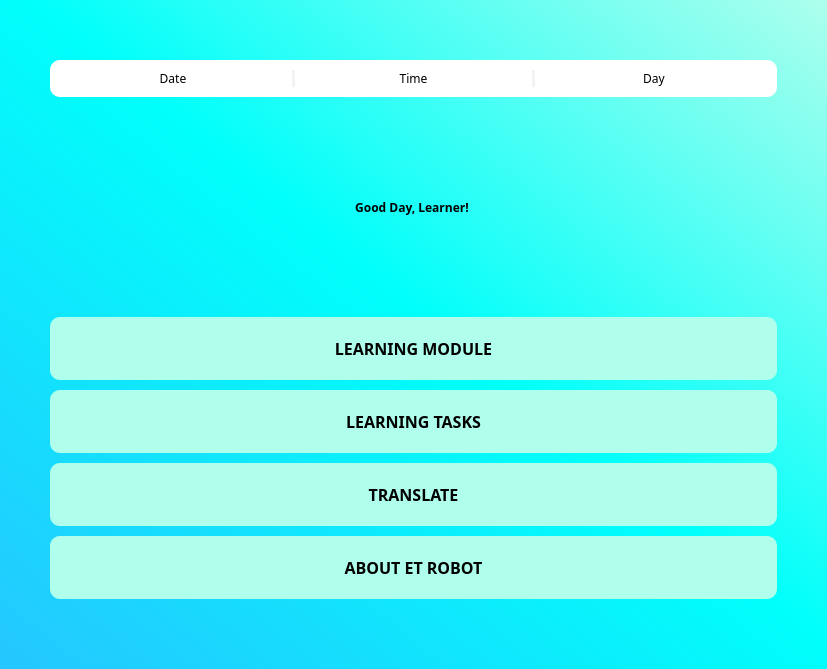
<?xml version="1.0" encoding="UTF-8"?>
<ui version="4.0">
 <class>Form</class>
 <widget class="QWidget" name="Form">
  <property name="geometry">
   <rect>
    <x>0</x>
    <y>0</y>
    <width>827</width>
    <height>669</height>
   </rect>
  </property>
  <property name="windowTitle">
   <string>Main Menu</string>
  </property>
  <property name="styleSheet">
   <string notr="true">#Form{
background: qlineargradient(spread:pad, x1:0, y1:1, x2:1, y2:0, stop:0 rgba(37, 198, 255, 255), stop:0.517857 rgba(0, 255, 251, 255), stop:1 rgba(174, 255, 236, 255))
}

QLabel {
font-family: Gilroy !important;
}</string>
  </property>
  <layout class="QGridLayout" name="gridLayout">
   <property name="leftMargin">
    <number>0</number>
   </property>
   <property name="topMargin">
    <number>0</number>
   </property>
   <property name="rightMargin">
    <number>0</number>
   </property>
   <property name="bottomMargin">
    <number>0</number>
   </property>
   <property name="horizontalSpacing">
    <number>9</number>
   </property>
   <item row="0" column="0">
    <widget class="QWidget" name="widget" native="true">
     <property name="styleSheet">
      <string notr="true">QPushButton {
font-size: 16px !important;
background-color: #AFFFEC !important;
color: black; 
font-family: 'Gilroy';
font-weight: 600;
border-radius: 10px;
padding: 20px;
}

QPushButton::hover {
background-color: #AFFFAA;
}
</string>
     </property>
     <layout class="QGridLayout" name="gridLayout_2">
      <property name="leftMargin">
       <number>50</number>
      </property>
      <property name="topMargin">
       <number>60</number>
      </property>
      <property name="rightMargin">
       <number>50</number>
      </property>
      <property name="bottomMargin">
       <number>70</number>
      </property>
      <property name="verticalSpacing">
       <number>10</number>
      </property>
      <item row="3" column="0">
       <widget class="QPushButton" name="btnTopics">
        <property name="font">
         <font>
          <family>Gilroy</family>
          
          <weight>75</weight>
          <bold>true</bold>
         </font>
        </property>
        <property name="cursor">
         <cursorShape>PointingHandCursor</cursorShape>
        </property>
        <property name="focusPolicy">
         <enum>Qt::NoFocus</enum>
        </property>
        <property name="styleSheet">
         <string notr="true"/>
        </property>
        <property name="text">
         <string>LEARNING MODULE</string>
        </property>
        <property name="autoDefault">
         <bool>true</bool>
        </property>
        <property name="default">
         <bool>true</bool>
        </property>
        <property name="flat">
         <bool>true</bool>
        </property>
       </widget>
      </item>
      <item row="2" column="0">
       <widget class="QLabel" name="Title">
        <property name="baseSize">
         <size>
          <width>1024</width>
          <height>600</height>
         </size>
        </property>
        <property name="whatsThis">
         <string>Title</string>
        </property>
        <property name="styleSheet">
         <string notr="true">font: 87 32pt &quot;Gilroy&quot;;
font-weight: 900;</string>
        </property>
        <property name="text">
         <string>Good Day, Learner! </string>
        </property>
        <property name="alignment">
         <set>Qt::AlignCenter</set>
        </property>
        <property name="wordWrap">
         <bool>true</bool>
        </property>
        <property name="textInteractionFlags">
         <set>Qt::LinksAccessibleByMouse</set>
        </property>
       </widget>
      </item>
      <item row="5" column="0">
       <widget class="QPushButton" name="btnTranslate">
        <property name="font">
         <font>
          <family>Gilroy</family>
          
          <weight>75</weight>
          <bold>true</bold>
         </font>
        </property>
        <property name="cursor">
         <cursorShape>PointingHandCursor</cursorShape>
        </property>
        <property name="focusPolicy">
         <enum>Qt::NoFocus</enum>
        </property>
        <property name="styleSheet">
         <string notr="true"/>
        </property>
        <property name="text">
         <string>TRANSLATE</string>
        </property>
        <property name="autoDefault">
         <bool>true</bool>
        </property>
        <property name="default">
         <bool>true</bool>
        </property>
        <property name="flat">
         <bool>true</bool>
        </property>
       </widget>
      </item>
      <item row="6" column="0">
       <widget class="QPushButton" name="btnAbout">
        <property name="font">
         <font>
          <family>Gilroy</family>
          
          <weight>75</weight>
          <bold>true</bold>
         </font>
        </property>
        <property name="cursor">
         <cursorShape>PointingHandCursor</cursorShape>
        </property>
        <property name="focusPolicy">
         <enum>Qt::NoFocus</enum>
        </property>
        <property name="styleSheet">
         <string notr="true"/>
        </property>
        <property name="text">
         <string>ABOUT ET ROBOT</string>
        </property>
        <property name="autoDefault">
         <bool>true</bool>
        </property>
        <property name="default">
         <bool>true</bool>
        </property>
        <property name="flat">
         <bool>true</bool>
        </property>
       </widget>
      </item>
      <item row="4" column="0">
       <widget class="QPushButton" name="btnQuiz">
        <property name="font">
         <font>
          <family>Gilroy</family>
          
          <weight>75</weight>
          <bold>true</bold>
         </font>
        </property>
        <property name="cursor">
         <cursorShape>PointingHandCursor</cursorShape>
        </property>
        <property name="focusPolicy">
         <enum>Qt::NoFocus</enum>
        </property>
        <property name="styleSheet">
         <string notr="true"/>
        </property>
        <property name="text">
         <string>LEARNING TASKS</string>
        </property>
        <property name="autoDefault">
         <bool>true</bool>
        </property>
        <property name="default">
         <bool>true</bool>
        </property>
        <property name="flat">
         <bool>true</bool>
        </property>
       </widget>
      </item>
      <item row="0" column="0">
       <widget class="QWidget" name="horizontalWidget" native="true">
        <property name="sizePolicy">
         <sizepolicy hsizetype="MinimumExpanding" vsizetype="Fixed">
          <horstretch>0</horstretch>
          <verstretch>0</verstretch>
         </sizepolicy>
        </property>
        <property name="styleSheet">
         <string notr="true">background: white;
border-radius: 10;</string>
        </property>
        <layout class="QHBoxLayout" name="horizontalLayout">
         <property name="leftMargin">
          <number>10</number>
         </property>
         <property name="topMargin">
          <number>10</number>
         </property>
         <property name="rightMargin">
          <number>10</number>
         </property>
         <property name="bottomMargin">
          <number>10</number>
         </property>
         <item>
          <widget class="QLabel" name="date">
           <property name="text">
            <string>Date</string>
           </property>
           <property name="alignment">
            <set>Qt::AlignCenter</set>
           </property>
          </widget>
         </item>
         <item>
          <widget class="Line" name="line">
           <property name="styleSheet">
            <string notr="true">background-color: #f3f3f3;
color: black;</string>
           </property>
           <property name="orientation">
            <enum>Qt::Vertical</enum>
           </property>
          </widget>
         </item>
         <item>
          <widget class="QLabel" name="time">
           <property name="text">
            <string>Time</string>
           </property>
           <property name="alignment">
            <set>Qt::AlignCenter</set>
           </property>
          </widget>
         </item>
         <item>
          <widget class="Line" name="line_2">
           <property name="styleSheet">
            <string notr="true">background-color: #f3f3f3;
color: black;</string>
           </property>
           <property name="orientation">
            <enum>Qt::Vertical</enum>
           </property>
          </widget>
         </item>
         <item>
          <widget class="QLabel" name="day">
           <property name="text">
            <string>Day</string>
           </property>
           <property name="alignment">
            <set>Qt::AlignCenter</set>
           </property>
          </widget>
         </item>
        </layout>
       </widget>
      </item>
     </layout>
    </widget>
   </item>
  </layout>
 </widget>
 <resources/>
 <connections/>
</ui>
